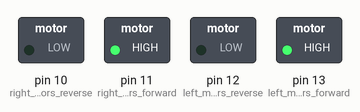
The sketch below on a simulated Arduino Uno, built with avr-gcc and run on an emulated ATmega328P. Parts: switched loads named in the sketch (green lamp = pin HIGH).

Above: at 0.1 s.
Timing chart, 0 to 1.6 s (numbered marks = the images above):
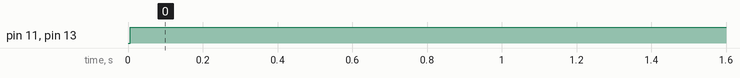

The sketch:

Swarm_coordinator_general_code.ino
```cpp
//char t;
#include<SoftwareSerial.h>
SoftwareSerial portONE(5,6);//Rx,Tx
SoftwareSerial portTWO(8,9);//Rx,Tx
void setup() {
pinMode(13,OUTPUT);   //left motors forward
pinMode(12,OUTPUT);   //left motors reverse
pinMode(11,OUTPUT);   //right motors forward
pinMode(10,OUTPUT);   //right motors reverse
Serial.begin(9600);
while(!Serial)
{
  ;
}
//portONE.begin(9600);
portTWO.begin(9600);

}


void loop()
{
  char t='F';
 // portONE.listen();
//if(Serial.available())
//{
//  t = Serial.read();
////  t = Serial.read();
////  Serial.println(t);
//}
//t='F';

if(t == 'F'){
  portTWO.listen();
   portTWO.print('<');  //Starting symbol
  portTWO.print('1');//Value from 0 to 255
  portTWO.println('>');//Ending symbol//move forward(all motors rotate in forward direction)
  digitalWrite(13,HIGH);
  digitalWrite(11,HIGH);
   digitalWrite(12,LOW);
    digitalWrite(10,LOW);
}

else if(t == 'B'){
  portTWO.listen();
   portTWO.print('<');  //Starting symbol
  portTWO.print('2');//Value from 0 to 255
  portTWO.println('>');//Ending symbol//move reverse (all motors rotate in reverse direction)
  digitalWrite(12,HIGH);
  digitalWrite(10,HIGH);
   digitalWrite(11,LOW);
    digitalWrite(13,LOW);
}

else if(t == 'L'){
  portTWO.listen();
   portTWO.print('<');  //Starting symbol
  portTWO.print('3');//Value from 0 to 255
  portTWO.println('>');//Ending symbol//turn right (left side motors rotate in forward direction, right side motors doesn't rotate)
  digitalWrite(11,HIGH);
   digitalWrite(12,LOW);
    digitalWrite(10,LOW);
     digitalWrite(13,LOW);
}

else if(t == 'R'){
  portTWO.listen();
   portTWO.print('<');  //Starting symbol
  portTWO.print('4');//Value from 0 to 255
 portTWO.println('>');//Ending symbol//turn left (right side motors rotate in forward direction, left side motors doesn't rotate)
  digitalWrite(13,HIGH);
   digitalWrite(12,LOW);
    digitalWrite(11,LOW);
     digitalWrite(10,LOW);
}
else if(t == 'S'){
  portTWO.listen();
  portTWO.print('<');  //Starting symbol
  portTWO.print(5);//Value from 0 to 255
 portTWO.println('>');//Ending symbol//STOP (all motors stop)
  digitalWrite(13,LOW);
  digitalWrite(12,LOW);
  digitalWrite(11,LOW);
  digitalWrite(10,LOW);
}
else
{
  digitalWrite(13,LOW);
  digitalWrite(12,LOW);
  digitalWrite(11,LOW);
  digitalWrite(10,LOW);
}

delay(100);
}
```

Measured:
- by itself, pin 11 (right_motors_forward), pin 13 (left_motors_forward): LOW → HIGH at 0.01 s
